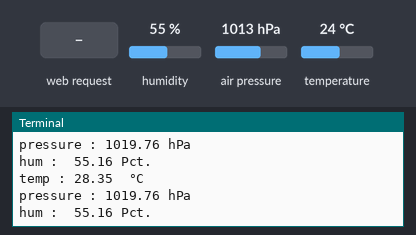
A program run on a simulated Raspberry Pi (BCM pin numbers). Shown: the last lines printed to the terminal. The inputs (shaded band) are chosen by the test bench; at power-on: air pressure 1013 hPa, temperature 24 °C, humidity 55 %. Threads take turns every 2 ms; the clock reads 2024-03-15 10:24:30 at power-on unless the program sets it.

Above: at 1.2 s.
1.3 s: air pressure set to 952 hPa
At 2.8 s:
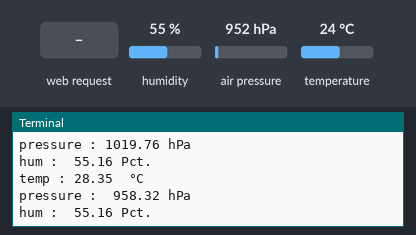
4.3 s: HTTP request for /sensor_data received
At 4.9 s:
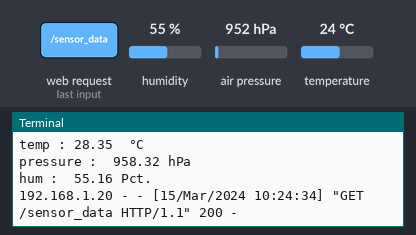
5.8 s: temperature set to 1 °C
At 6.9 s:
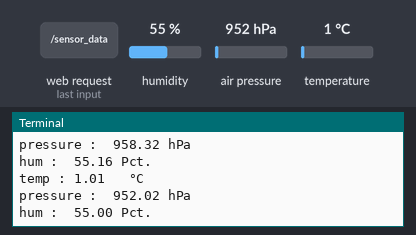
8.5 s: HTTP request for / received
At 9.0 s:
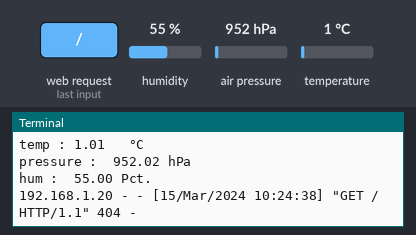
10.0 s: humidity set to 22 %
At 10.8 s:
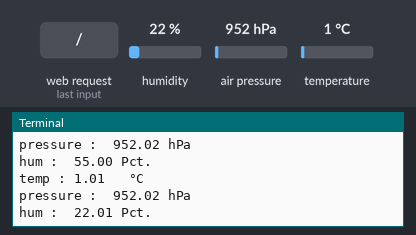
Timing chart, 0 to 12.5 s (numbered marks = the images above; inputs shaded):
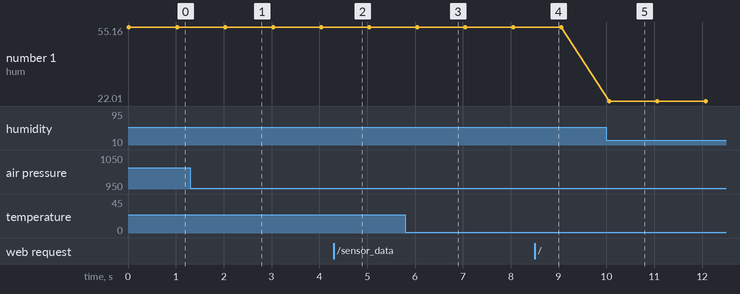

Measured:
- after the input at 1.3 s, the terminal: prints a new line after 0.73 s (image 1)
- after the input at 4.3 s, the terminal: prints a new line at once (image 2)
- after the input at 5.8 s, the terminal: prints a new line after 0.25 s (image 3)
- after the input at 8.5 s, the terminal: prints a new line at once (image 4)
- after the input at 10.0 s, the terminal: prints a new line after 0.06 s (image 5)
- plotted number 1: 55.16 → 55 after the input at 5.8 s, 55 → 22.01 after the input at 10.0 s

The program:

bme280-flask.py
```python
# coding: utf-8
# BME280 センサから温度、気圧、湿度を読み取って localhost:5000/sensor_data で JSON 形式で提供する
from smbus2 import SMBus # type: ignore
import time
import threading
from flask import Flask # type: ignore

# ---------------- Flask サーバ ----------------

app = Flask(__name__)

latest_sensor = {
    "temp": None,
    "pressure": None,
    "humidity": None,
    "timestamp": None
}


@app.route("/sensor_data")
def sensor_data():
    return latest_sensor


def run_server():
    app.run(host="0.0.0.0", port=5001, debug=False, use_reloader=False)


threading.Thread(target=run_server, daemon=True).start()

# ---------------- BME280 センサ ----------------

bus_number = 1
i2c_address = 0x76

bus = SMBus(bus_number)

digT = []
digP = []
digH = []

t_fine = 0.0


def writeReg(reg_address, data):
    bus.write_byte_data(i2c_address, reg_address, data)


def get_calib_param():
    calib = []

    for i in range(0x88, 0x88+24):
        calib.append(bus.read_byte_data(i2c_address, i))
    calib.append(bus.read_byte_data(i2c_address, 0xA1))
    for i in range(0xE1, 0xE1+7):
        calib.append(bus.read_byte_data(i2c_address, i))

    digT.append((calib[1] << 8) | calib[0])
    digT.append((calib[3] << 8) | calib[2])
    digT.append((calib[5] << 8) | calib[4])
    digP.append((calib[7] << 8) | calib[6])
    digP.append((calib[9] << 8) | calib[8])
    digP.append((calib[11] << 8) | calib[10])
    digP.append((calib[13] << 8) | calib[12])
    digP.append((calib[15] << 8) | calib[14])
    digP.append((calib[17] << 8) | calib[16])
    digP.append((calib[19] << 8) | calib[18])
    digP.append((calib[21] << 8) | calib[20])
    digP.append((calib[23] << 8) | calib[22])
    digH.append(calib[24])
    digH.append((calib[26] << 8) | calib[25])
    digH.append(calib[27])
    digH.append((calib[28] << 4) | (0x0F & calib[29]))
    digH.append((calib[30] << 4) | ((calib[29] >> 4) & 0x0F))
    digH.append(calib[31])

    for i in range(1, 2):
        if digT[i] & 0x8000:
            digT[i] = (-digT[i] ^ 0xFFFF) + 1

    for i in range(1, 8):
        if digP[i] & 0x8000:
            digP[i] = (-digP[i] ^ 0xFFFF) + 1

    for i in range(0, 6):
        if digH[i] & 0x8000:
            digH[i] = (-digH[i] ^ 0xFFFF) + 1


def readData():
    data = []
    for i in range(0xF7, 0xF7+8):
        data.append(bus.read_byte_data(i2c_address, i))
    pres_raw = (data[0] << 12) | (data[1] << 4) | (data[2] >> 4)
    temp_raw = (data[3] << 12) | (data[4] << 4) | (data[5] >> 4)
    hum_raw = (data[6] << 8) | data[7]

    compensate_T(temp_raw)
    compensate_P(pres_raw)
    compensate_H(hum_raw)


def compensate_P(adc_P):
    global t_fine
    pressure = 0.0

    v1 = (t_fine / 2.0) - 64000.0
    v2 = (((v1 / 4.0) * (v1 / 4.0)) / 2048) * digP[5]
    v2 = v2 + ((v1 * digP[4]) * 2.0)
    v2 = (v2 / 4.0) + (digP[3] * 65536.0)
    v1 = (((digP[2] * (((v1 / 4.0) * (v1 / 4.0)) / 8192)) / 8) +
          ((digP[1] * v1) / 2.0)) / 262144
    v1 = ((32768 + v1) * digP[0]) / 32768

    if v1 == 0:
        return 0

    pressure = ((1048576 - adc_P) - (v2 / 4096)) * 3125
    if pressure < 0x80000000:
        pressure = (pressure * 2.0) / v1
    else:
        pressure = (pressure / v1) * 2

    v1 = (digP[8] * (((pressure / 8.0) * (pressure / 8.0)) / 8192.0)) / 4096
    v2 = ((pressure / 4.0) * digP[7]) / 8192.0
    pressure = pressure + ((v1 + v2 + digP[6]) / 16.0)

    latest_sensor["pressure"] = pressure / 100
    print("pressure : %7.2f hPa" % (pressure/100))


def compensate_T(adc_T):
    global t_fine
    v1 = (adc_T / 16384.0 - digT[0] / 1024.0) * digT[1]
    v2 = (adc_T / 131072.0 - digT[0] / 8192.0) * \
        (adc_T / 131072.0 - digT[0] / 8192.0) * digT[2]
    t_fine = v1 + v2

    temperature = t_fine / 5120.0
    latest_sensor["temp"] = temperature
    latest_sensor["timestamp"] = time.time()

    print("temp : %-6.2f °C" % temperature)


def compensate_H(adc_H):
    global t_fine
    var_h = t_fine - 76800.0

    if var_h != 0:
        var_h = (adc_H - (digH[3] * 64.0 + digH[4]/16384.0 * var_h)) * \
            (digH[1] / 65536.0 *
             (1.0 + digH[5] / 67108864.0 * var_h *
              (1.0 + digH[2] / 67108864.0 * var_h)))
    else:
        return 0

    var_h = var_h * (1.0 - digH[0] * var_h / 524288.0)

    if var_h > 100.0:
        var_h = 100.0
    elif var_h < 0.0:
        var_h = 0.0

    latest_sensor["humidity"] = var_h
    print("hum : %6.2f Pct." % var_h)


def setup():
    osrs_t = 1
    osrs_p = 1
    osrs_h = 1
    mode = 3
    t_sb = 5
    filter = 0
    spi3w_en = 0

    ctrl_meas_reg = (osrs_t << 5) | (osrs_p << 2) | mode
    config_reg = (t_sb << 5) | (filter << 2) | spi3w_en
    ctrl_hum_reg = osrs_h

    writeReg(0xF2, ctrl_hum_reg)
    writeReg(0xF4, ctrl_meas_reg)
    writeReg(0xF5, config_reg)


setup()
get_calib_param()

# ---------------- メインループ ----------------

if __name__ == '__main__':
    try:
        while True:
            readData()
            time.sleep(1)
    except KeyboardInterrupt:
        pass
```
